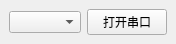
<?xml version="1.0" encoding="UTF-8"?>
<ui version="4.0">
 <class>MainWindow</class>
 <widget class="QMainWindow" name="MainWindow">
  <property name="geometry">
   <rect>
    <x>0</x>
    <y>0</y>
    <width>169</width>
    <height>36</height>
   </rect>
  </property>
  <property name="windowTitle">
   <string>MainWindow</string>
  </property>
  <widget class="QWidget" name="centralwidget">
   <layout class="QHBoxLayout" name="horizontalLayout">
    <item>
     <widget class="QComboBox" name="m_comboBox_ComNameSelect"/>
    </item>
    <item>
     <widget class="QPushButton" name="m_pushbutton_OpenCom">
      <property name="text">
       <string>打开串口</string>
      </property>
     </widget>
    </item>
   </layout>
  </widget>
 </widget>
 <resources/>
 <connections/>
</ui>
